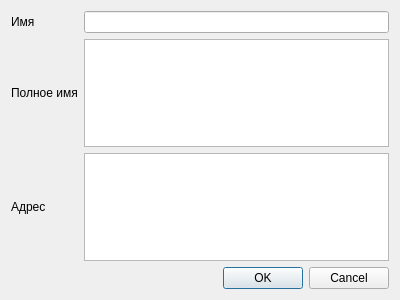
<?xml version="1.0" encoding="UTF-8"?>
<ui version="4.0">
 <class>DirOrg</class>
 <widget class="QDialog" name="DirOrg">
  <property name="geometry">
   <rect>
    <x>0</x>
    <y>0</y>
    <width>400</width>
    <height>300</height>
   </rect>
  </property>
  <property name="windowTitle">
   <string>Добавить организацию</string>
  </property>
  <layout class="QGridLayout" name="gridLayout">
   <item row="0" column="0">
    <widget class="QLabel" name="label">
     <property name="text">
      <string>Имя</string>
     </property>
    </widget>
   </item>
   <item row="0" column="1">
    <widget class="QLineEdit" name="lineEdit"/>
   </item>
   <item row="1" column="0">
    <widget class="QLabel" name="label_2">
     <property name="text">
      <string>Полное имя</string>
     </property>
    </widget>
   </item>
   <item row="1" column="1">
    <widget class="QTextEdit" name="textEdit"/>
   </item>
   <item row="2" column="0">
    <widget class="QLabel" name="label_3">
     <property name="text">
      <string>Адрес</string>
     </property>
    </widget>
   </item>
   <item row="2" column="1">
    <widget class="QTextEdit" name="textEdit_2"/>
   </item>
   <item row="3" column="0" colspan="2">
    <widget class="QDialogButtonBox" name="buttonBox">
     <property name="orientation">
      <enum>Qt::Horizontal</enum>
     </property>
     <property name="standardButtons">
      <set>QDialogButtonBox::Cancel|QDialogButtonBox::Ok</set>
     </property>
    </widget>
   </item>
  </layout>
 </widget>
 <resources/>
 <connections>
  <connection>
   <sender>buttonBox</sender>
   <signal>accepted()</signal>
   <receiver>DirOrg</receiver>
   <slot>accept()</slot>
   <hints>
    <hint type="sourcelabel">
     <x>248</x>
     <y>254</y>
    </hint>
    <hint type="destinationlabel">
     <x>157</x>
     <y>274</y>
    </hint>
   </hints>
  </connection>
  <connection>
   <sender>buttonBox</sender>
   <signal>rejected()</signal>
   <receiver>DirOrg</receiver>
   <slot>reject()</slot>
   <hints>
    <hint type="sourcelabel">
     <x>316</x>
     <y>260</y>
    </hint>
    <hint type="destinationlabel">
     <x>286</x>
     <y>274</y>
    </hint>
   </hints>
  </connection>
 </connections>
</ui>
